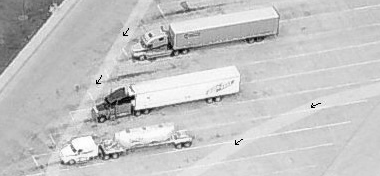
%> input picture matlab_computer_vision/hough_line_ellipsis/s1g_original.png, 380 x 176 px
$ octave line.m   (GNU Octave 9; MATLAB toolbox functions it lacks are replaced by stand-ins)
%> lines starting %> are read from the running program, lines starting %| are printed output that depends on the picture; in (x1, y1, x2, y2) boxes, pixels count from 0 and x2, y2 are one past the last pixel; in counts of white or black regions, pixels touching at a corner belong together; the program's own positions count from 1
### matlab_computer_vision/hough_line_ellipsis/scale.m

% This function scales the values of an image to between 0 & 1
function output = scale(inputImage)

minValue = min(inputImage);             % returns row as a vector
minValue = min(minValue);               % returns max value from the row
inputImage = inputImage - minValue;     % This will scale the lowest value to 0

maxValue = max(inputImage);             % returns row as a vector
maxValue = max(maxValue);               % returns max value from the row
inputImage = inputImage / maxValue;     % This will scale the highest value to 1

output = inputImage;

### matlab_computer_vision/hough_line_ellipsis/threshold.m

% This function creates a binary image based on thresholded value of a given image
function output = threshold(inputImg, value)

% Converting the image back to uint8 format for thresholding
inputImg = im2uint8(inputImg);

% Create an array that holds index of all pixels above the threshold
list = find(inputImg > value);

% Create a binary image of the same size as the original with all pixels
% turned OFF
binaryImg = zeros(size(inputImg));

% Switch ON all pixels which are greater than the threshold
binaryImg(list) = 1;

output = binaryImg;

### matlab_computer_vision/hough_line_ellipsis/thin.m
% Computer vision - Assignment 1
% Implementation of the thinning algorithm
% input : the image (after edge detection and thresholding
% output: the thinned image.
% Author: Anoop cherian (cher0179 at umn dot edu)

function X = thin(im)

    doagain = true;
    while doagain == true
        doagain = false;
        for pass=1:4 % repeat for north, south, east and west passes
            [im, changed] = ThinningPass(im, pass);

            if changed == true
            doagain = true;
            end
        end
    end

    X = im;

end

### matlab_computer_vision/hough_line_ellipsis/line.m
%-------------------------------------------------------------------------
% Pushkar Modi
% Computer Vision - Assignment 2
% Detecting a line using Hough Transform
%-------------------------------------------------------------------------

clear all;
close all;

% Load a gray scale image (or converting RGB to GRAY Scale if needed)
originalImg = imread('s1g_original.png');
%> originalImg is the input picture: size 176x380x3 uint8; min 1, max 255, mean 196.6

% We add 2 rows and 2 columns of padding to the array to allow the 5x5
% Sobel operator to take the border rows and columns into parsing as well
originalImg = padarray(originalImg, [2 2],'replicate');
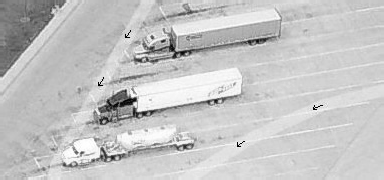
%> originalImg: size 180x384x3 uint8; min 1, max 255, mean 196.6

% Converting the image to double values for better accuracy in mathematical
% processing
I = rgb2gray(originalImg);
I = double (I) / 255;
%> I: size 180x384 double

% Creating kernels for detecting diagonal edges and convolving them over
% the original image
K1 = [-1 -2 0 2 1; -2 -3 0 3 2; -3 -5 0 5 3; -2 -3 0 3 2; -1 -2 0 2 1];
K2 = -K1';
imgK1 = conv2(I, K1);
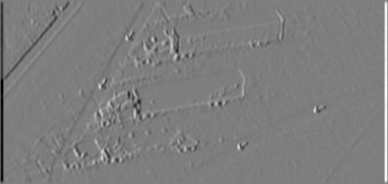
%> imgK1: size 184x388 double; min -20.58, max 21, mean 0; drawn with min black and max white
imgK2 = conv2(I, K2);
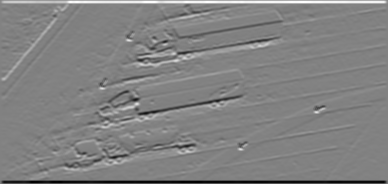
%> imgK2: size 184x388 double; min -21.7, max 20.89, mean 0; drawn with min black and max white

% Merging the two outputs to get the gradient magnitude
mag = sqrt(imgK1.^2 + imgK2.^2);
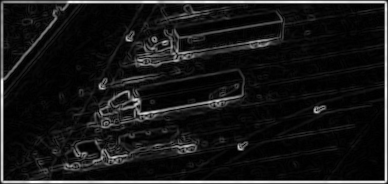
%> mag: size 184x388 double; min 7.02e-16, max 21.7, mean 2; drawn with min black and max white

%Scale all values in mag between 0 and 1 to ensure that imshow can display
%them correctly
mag = scale(mag);
%> in scale, `minValue = min(inputImage);`: minValue = 388 values, max 6.23 at index 385, min 7.02e-16 at index 371, mean 0.1
%> in scale, `minValue = min(minValue);`: minValue = 7.02e-16
%> in scale, `maxValue = max(inputImage);`: maxValue = 388 values, max 21.7 at index 199, min 7.73 at index 1, mean 20
%> in scale, `maxValue = max(maxValue);`: maxValue = 21.7

% Thresholding Magnitude
binMag = threshold(mag, 10); %100
%> in threshold, `list = find(inputImg > value);`: list = 28674 values from 2 to 71392
%> in threshold, `binaryImg(list) = 1;`:
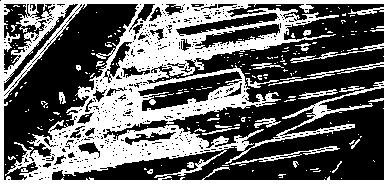
%> binaryImg: size 184x388 double; values 0 (black) and 1 (white), 40.2% white; 209 white regions (188 under 20 px), largest, box (x1, y1, x2, y2) and area: (0, 0, 388, 184) 26620, (230, 146, 340, 166) 324, (298, 89, 338, 99) 147
figure(1);
imshow(binMag);

% Dilate to get rid of dual lines
SE = strel('square', 7);
binMagnew = imdilate(binMag, SE);
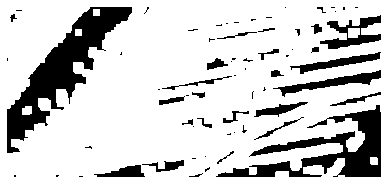
%> binMagnew: size 184x388 double; values 0 (black) and 1 (white), 80.9% white; 66 black regions (39 under 20 px), largest, box (x1, y1, x2, y2) and area: (7, 7, 132, 153) 5189, (216, 105, 381, 177) 3853, (320, 15, 381, 49) 811

% Thinning based on 8 connectivity of the magnitude
%> (the run ends here)
